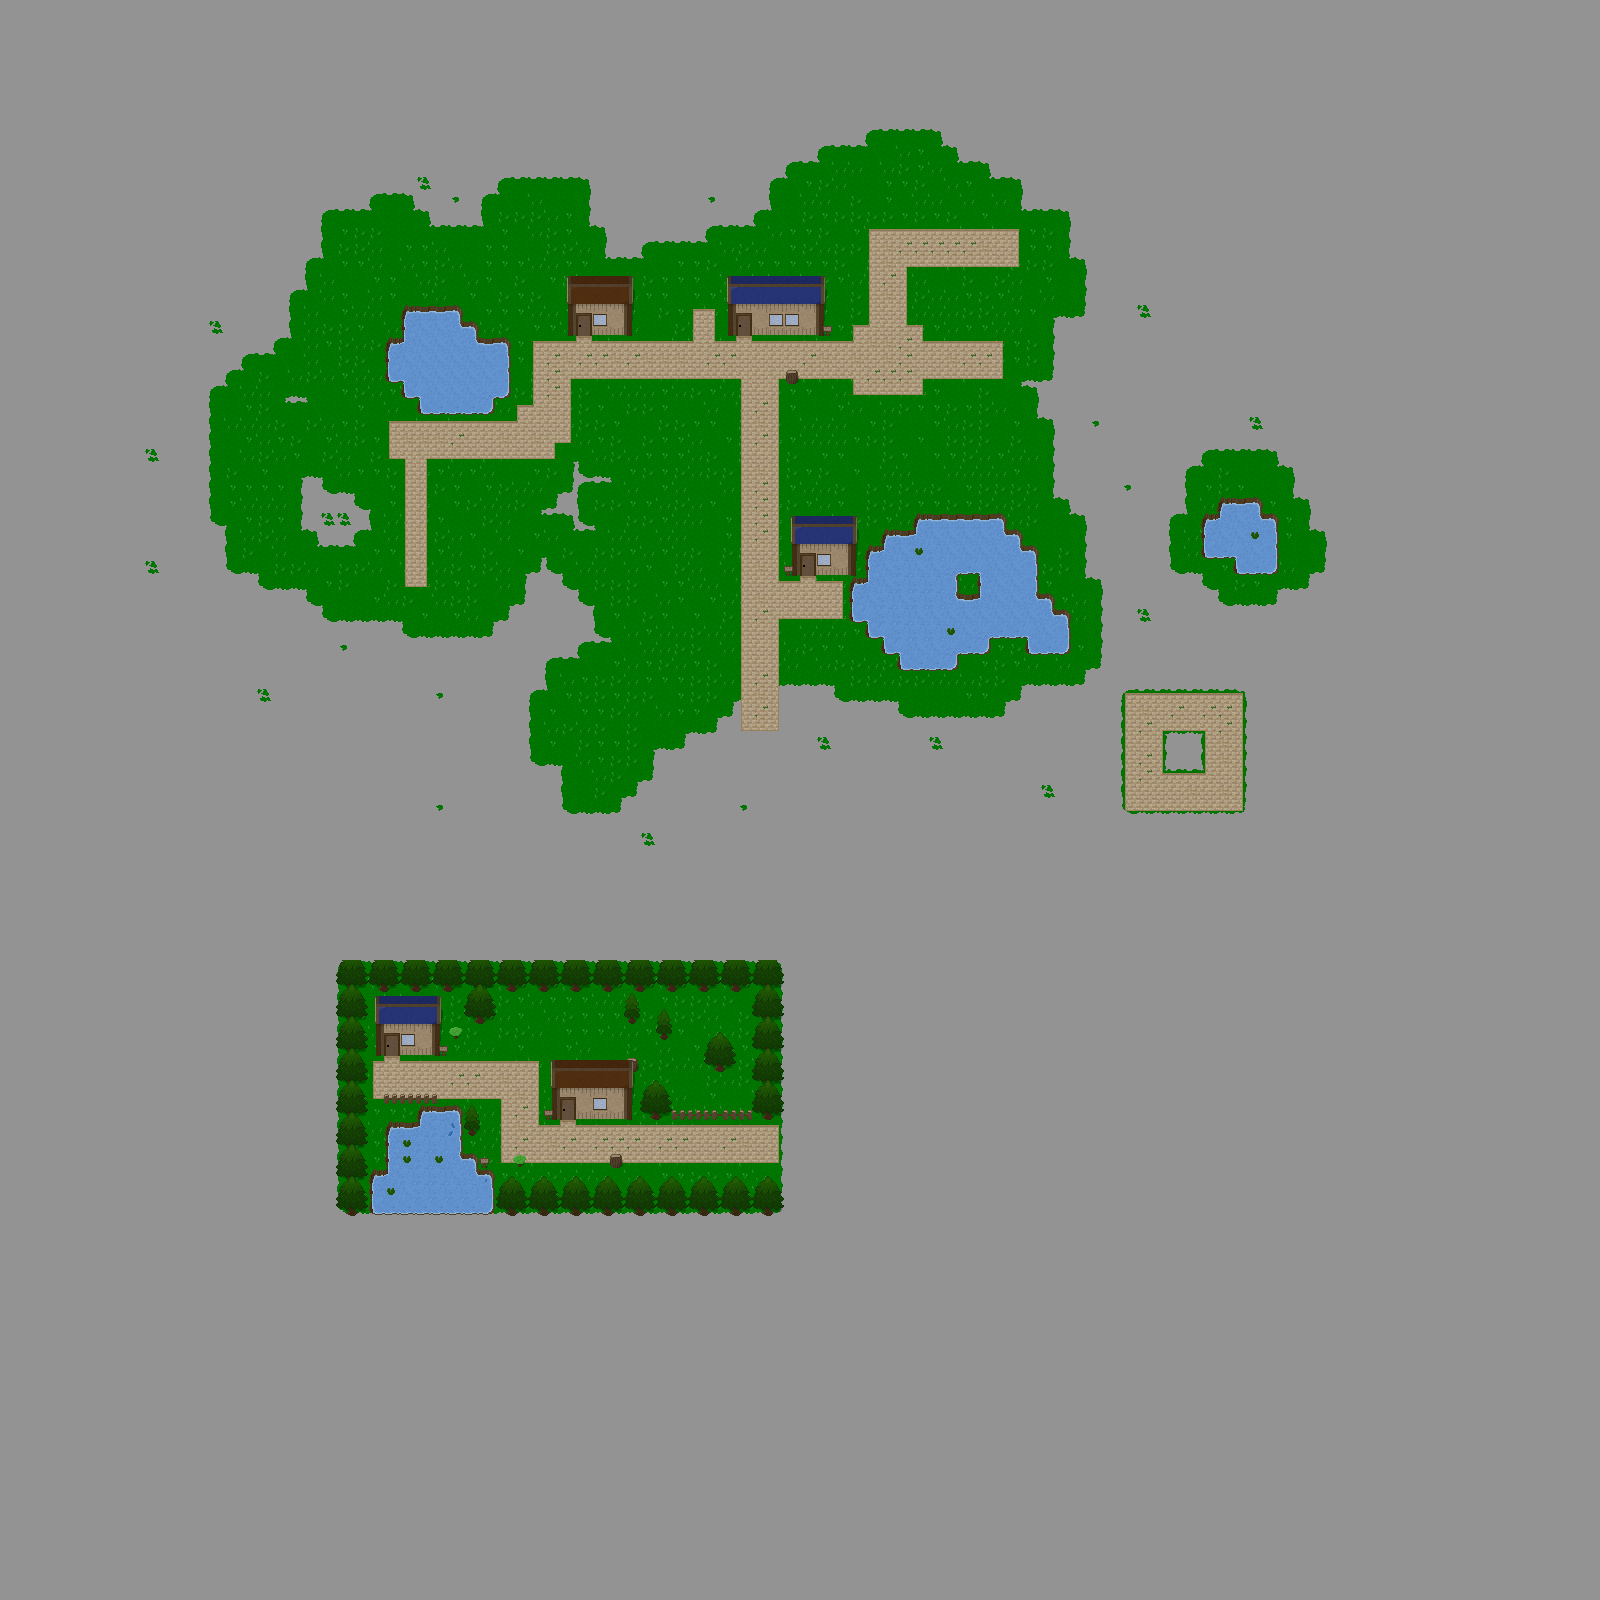

This is a level from a 2D game, rendered from its Tiled map with the project's own tilesets. A one-line summary and the map file follow, with tile-layer data summarised:
An orthogonal 100x100 tile map with 16x16 px tiles, 4 tile layers (Ground1, Ground2, Buildings, Details), 1 hidden layer not drawn, 2 tilesets and 8 objects (3x Info, 3x Door, 2x Container).

<map version="1.0" orientation="orthogonal" renderorder="right-down" width="100" height="100" tilewidth="16" tileheight="16" backgroundcolor="#939393" nextobjectid="9">
 <properties>
  <property name="weather" value="clear" />
 </properties>
 <tileset firstgid="1" name="Overworld1" tilewidth="16" tileheight="16">
  <image source="Overworld1.png" width="256" height="256" />
  <terraintypes>
   <terrain name="Grass" tile="36" />
   <terrain name="Water" tile="113" />
   <terrain name="Brick Path" tile="161" />
  </terraintypes>
  <tile id="0" terrain=",,,0" />
  <tile id="1" terrain=",,0,0" />
  <tile id="2" terrain=",,0," />
  <tile id="3" terrain="0,0,0," />
  <tile id="4" terrain="0,0,,0" />
  <tile id="16" terrain=",0,,0" />
  <tile id="17" terrain="0,0,0,0" />
  <tile id="18" terrain="0,,0," />
  <tile id="19" terrain="0,,0,0" />
  <tile id="20" terrain=",0,0,0" />
  <tile id="32" terrain=",0,," />
  <tile id="33" terrain="0,0,," />
  <tile id="34" terrain="0,,," />
  <tile id="35" terrain="0,0,0,0" />
  <tile id="36" terrain="0,0,0,0" />
  <tile id="37" terrain="0,0,0,0" />
  <tile id="96" terrain=",,,1" />
  <tile id="97" terrain=",,1,1" />
  <tile id="98" terrain=",,1," />
  <tile id="99" terrain="1,1,1," />
  <tile id="100" terrain="1,1,,1" />
  <tile id="112" terrain=",1,,1" />
  <tile id="113" terrain="1,1,1,1" />
  <tile id="114" terrain="1,,1," />
  <tile id="115" terrain="1,,1,1" />
  <tile id="116" terrain=",1,1,1" />
  <tile id="128" terrain=",1,," />
  <tile id="129" terrain="1,1,," />
  <tile id="130" terrain="1,,," />
  <tile id="131" terrain="1,1,1,1" />
  <tile id="132" terrain="1,1,1,1" />
  <tile id="144" terrain=",,,2" />
  <tile id="145" terrain=",,2,2" />
  <tile id="146" terrain=",,2," />
  <tile id="147" terrain="2,2,2," />
  <tile id="148" terrain="2,2,,2" />
  <tile id="160" terrain=",2,,2" />
  <tile id="161" terrain="2,2,2,2" />
  <tile id="162" terrain="2,,2," />
  <tile id="163" terrain="2,,2,2" />
  <tile id="164" terrain=",2,2,2" />
  <tile id="176" terrain=",2,," />
  <tile id="177" terrain="2,2,," />
  <tile id="178" terrain="2,,," />
  <tile id="179" terrain="2,2,2,2" />
  <tile id="180" terrain="2,2,2,2" />
 </tileset>
 <tileset firstgid="257" name="Collision" tilewidth="16" tileheight="16">
  <image source="Collision.png" width="32" height="32" />
 </tileset>
 <layer name="Ground1" width="100" height="100">
  <data>[10000 cells, 2195 non-empty, 18 distinct tile ids]</data>
 </layer>
 <layer name="Ground2" width="100" height="100">
  <data>[10000 cells, 815 non-empty, 44 distinct tile ids]</data>
 </layer>
 <layer name="Buildings" width="100" height="100">
  <data>[10000 cells, 112 non-empty, 30 distinct tile ids]</data>
 </layer>
 <layer name="Details" width="100" height="100">
  <data>[10000 cells, 32 non-empty, 15 distinct tile ids]</data>
 </layer>
 <layer name="Collision" width="100" height="100" visible="0">
  <data>[10000 cells, 274 non-empty, 3 distinct tile ids]</data>
 </layer>
 <objectgroup name="Objects" visible="0">
  <object id="1" name="Barrel" type="Container" x="624" y="1056" width="16" height="16" />
  <object id="2" name="Sign" type="Info" x="432" y="1040" width="16" height="16">
   <properties>
    <property name="text" value="Blue House" />
   </properties>
  </object>
  <object id="3" name="Sign" type="Info" x="544" y="1104" width="16" height="16">
   <properties>
    <property name="text" value="Brown House" />
   </properties>
  </object>
  <object id="4" name="Sign" type="Info" x="480" y="1152" width="16" height="16">
   <properties>
    <property name="text" value="Fish at the dark blue dots" />
   </properties>
  </object>
  <object id="5" name="Barrel" type="Container" x="608" y="1152" width="16" height="16" />
 </objectgroup>
 <objectgroup name="Doors" visible="0">
  <object id="6" name="Blue" type="Door" x="384" y="1040" width="16" height="16">
   <properties>
    <property name="dest" value="test&gt;house1" />
   </properties>
  </object>
  <object id="7" name="Brown" type="Door" x="560" y="1104" width="16" height="16">
   <properties>
    <property name="dest" value="test&gt;house2" />
   </properties>
  </object>
  <object id="8" name="EastPath" type="Door" x="768" y="1120" width="16" height="48">
   <properties>
    <property name="dest" value="test2" />
   </properties>
  </object>
 </objectgroup>
</map>